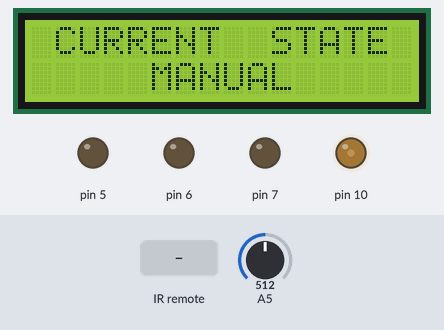
Bench run of a sketch on a simulated Arduino Uno, built with avr-gcc and run on an emulated ATmega328P. Shown: 16×2 character LCD, output pins drawn as LEDs (lit = HIGH). Dashed ring = blinking. The test bench sets the inputs (shaded band); at power-on: A5 = 512. What the sketch prints to the serial monitor is not drawn.

Above: at 1.2 s.
1.3 s: infrared code 0xFF30CF received
At 1.59 s:
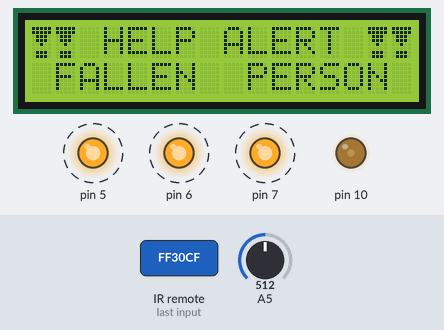
3.9 s: infrared code 0xFF18E7 received
At 4.42 s:
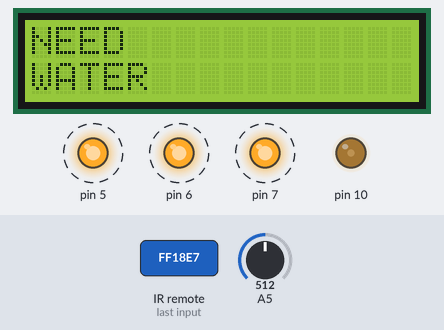
6.9 s: A5 set to 109
9.9 s: A5 set to 95
11.4 s: infrared code 0xFF9867 received
At 13.0 s:
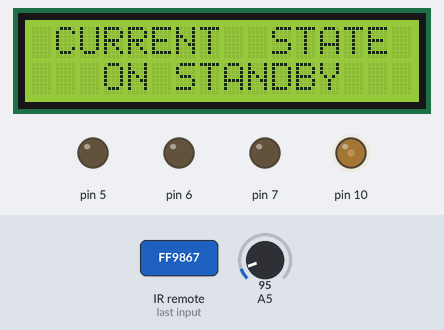
13.5 s: infrared code 0xFF6897 received
At 14.0 s:
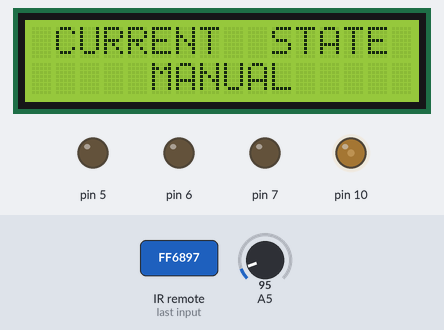
Timing chart, 0 to 16.1 s (numbered marks = the images above; inputs shaded):
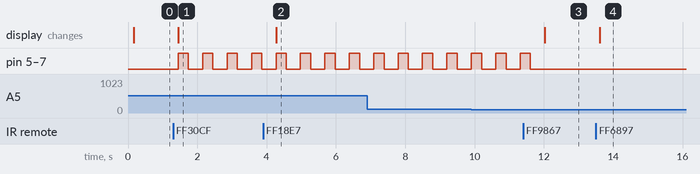

The sketch:

sketch_Hackathon.ino
```cpp
#include <IRremote.h>
#include <LiquidCrystal.h>

IRrecv rcvr(13);
decode_results results;

int Contrast = 60;
LiquidCrystal lcd(12, 11, 8, 4, 3, 2);

byte alarmemote[8] = {
  0b00000,
  0b00000,
  0b00000,
  0b00000,
  0b00000,
  0b01110,
  0b01110,
  0b11111
};

byte exclaim[8] = {
  0b11111,
  0b11111,
  0b01110,
  0b01110,
  0b00100,
  0b00000,
  0b01110,
  0b01110
};


void setup() {
  // put your setup code here, to run once:
  lcd.createChar(1, alarmemote);
  lcd.createChar(2, exclaim);

  pinMode(5,OUTPUT);
  pinMode(6,OUTPUT);
  pinMode(7,OUTPUT);
  Serial.begin(9600);
  rcvr.enableIRIn();
  analogWrite(10, Contrast);
  lcd.begin(16, 2);
}

void loop() {
  // put your main code here, to run repeatedly:
  static bool toggle;
  static int message;

  //IR sensor stuff
  if(rcvr.decode(&results))
  {
    Serial.println(results.value, DEC);
    rcvr.resume();
  }
  Serial.println(analogRead(A5));
  delay(100);
  long val = results.value;
  long sound = analogRead(A5);

  switch (val)
  {
    case 16738455:
      message = 0;
      break;
    case 16724175:
      message = 1;
      break;
    case 16718055:
      message = 2;
      break;
    case 16743045:
      message = 3;
      break;
    case 16750695: //EQ Button
      message = 99;
      break;
    case 16756815: //ST Button
      message = 98;
      break;
  }

  switch (message)
  {
    case 0:
      digitalWrite(5,LOW);
      digitalWrite(6,LOW);
      digitalWrite(7,LOW);

      lcd.clear();
      lcd.setCursor(0, 0);
      lcd.print(" CURRENT  STATE ");
      lcd.setCursor(5, 1);
      lcd.print("MANUAL");

      toggle = false;
      break;
    case 1:
      lcd.clear();
      lcd.setCursor(0, 0);
      lcd.write((byte)2);
      lcd.write((byte)2);
      lcd.print(" HELP ALERT ");
      lcd.write((byte)2);
      lcd.write((byte)2);

      lcd.setCursor(0, 1);
      lcd.print(" FALLEN  PERSON ");

      toggle = true;

      //delay(1000);
      //lcd.clear();
      break;
    case 2:
      lcd.clear();
      lcd.setCursor(0, 0);
      lcd.print("NEED");
      lcd.setCursor(0, 1);
      lcd.print("WATER");
      break;
    case 99:
      digitalWrite(5,LOW);
      digitalWrite(6,LOW);
      digitalWrite(7,LOW);

      lcd.clear();
      lcd.setCursor(0, 0);
      lcd.print(" CURRENT  STATE ");
      lcd.setCursor(3, 1);
      lcd.print("ON STANDBY");

      toggle = false;

      if(sound > 100) message = 1;
      break;
  }

  if(toggle) //alert lights
  {
    digitalWrite(5,HIGH);
    digitalWrite(6,HIGH);
    digitalWrite(7,HIGH);
    delay(300);
    digitalWrite(5,LOW);
    digitalWrite(6,LOW);
    digitalWrite(7,LOW);
    delay(300);
  }
}
```

Measured:
- after the input at 1.3 s, pin 5–7: alternates HIGH for 0.30 s and LOW for 0.41 s, starting after 0.14 s; the display: changes after 0.14 s (image 1)
- after the input at 3.9 s, the display: changes after 0.37 s (image 2)
- after the input at 11.4 s, pin 5–7: goes on until 11.6 s, then stays LOW; the display: changes after 0.62 s (image 3)
- after the input at 13.5 s, the display: changes after 0.11 s (image 4)
